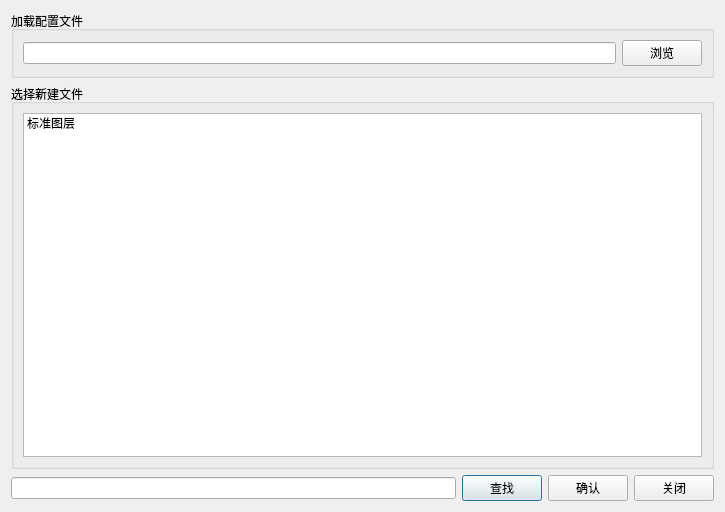
<?xml version="1.0" encoding="UTF-8"?>
<ui version="4.0">
 <class>FileNameDialog</class>
 <widget class="QDialog" name="FileNameDialog">
  <property name="geometry">
   <rect>
    <x>0</x>
    <y>0</y>
    <width>725</width>
    <height>512</height>
   </rect>
  </property>
  <property name="windowTitle">
   <string>选择新建文件名</string>
  </property>
  <layout class="QGridLayout" name="gridLayout_3">
   <item row="2" column="0">
    <widget class="QLineEdit" name="lineEdit_filename"/>
   </item>
   <item row="2" column="1">
    <widget class="QPushButton" name="pushButton_find">
     <property name="text">
      <string>查找</string>
     </property>
    </widget>
   </item>
   <item row="2" column="2">
    <widget class="QPushButton" name="pushButton_ok">
     <property name="text">
      <string>确认</string>
     </property>
    </widget>
   </item>
   <item row="2" column="3">
    <widget class="QPushButton" name="pushButton_close">
     <property name="text">
      <string>关闭</string>
     </property>
    </widget>
   </item>
   <item row="0" column="0" colspan="4">
    <widget class="QGroupBox" name="groupBox_2">
     <property name="title">
      <string>加载配置文件</string>
     </property>
     <layout class="QGridLayout" name="gridLayout">
      <item row="0" column="0">
       <widget class="QLineEdit" name="lineEdit_filepath"/>
      </item>
      <item row="0" column="1">
       <widget class="QPushButton" name="pushButton_filename">
        <property name="text">
         <string>浏览</string>
        </property>
       </widget>
      </item>
     </layout>
    </widget>
   </item>
   <item row="1" column="0" colspan="4">
    <widget class="QGroupBox" name="groupBox">
     <property name="title">
      <string>选择新建文件</string>
     </property>
     <layout class="QGridLayout" name="gridLayout_2">
      <item row="0" column="1">
       <widget class="QListWidget" name="listWidget_filename">
        <item>
         <property name="text">
          <string>标准图层</string>
         </property>
        </item>
       </widget>
      </item>
     </layout>
    </widget>
   </item>
  </layout>
 </widget>
 <resources/>
 <connections/>
</ui>
